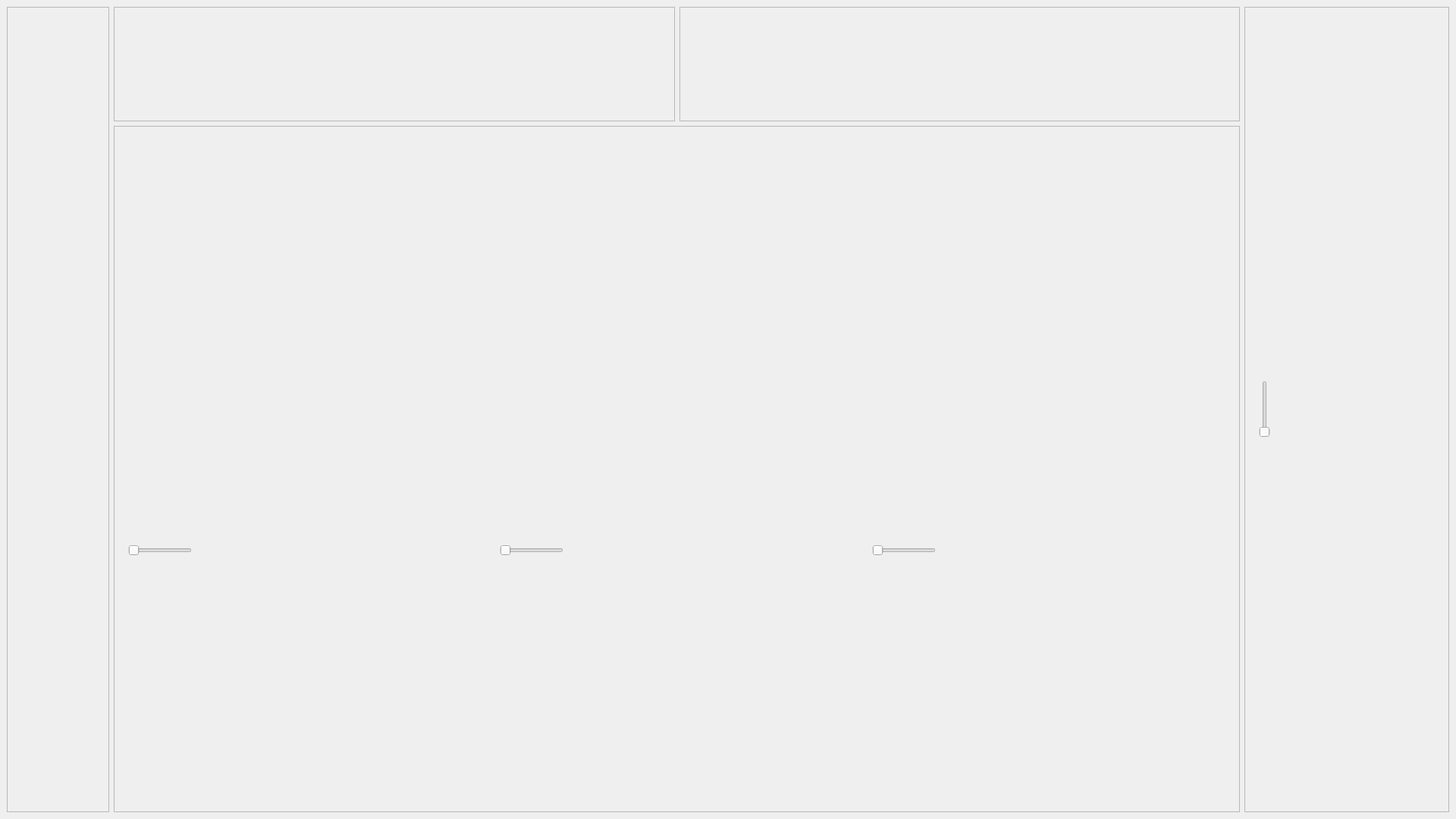
<?xml version="1.0" encoding="UTF-8"?>
<ui version="4.0">
 <class>MainWindow</class>
 <widget class="QMainWindow" name="MainWindow">
  <property name="geometry">
   <rect>
    <x>0</x>
    <y>0</y>
    <width>1920</width>
    <height>1080</height>
   </rect>
  </property>
  <property name="windowTitle">
   <string>MainWindow</string>
  </property>
  <widget class="QWidget" name="centralwidget">
   <layout class="QHBoxLayout" name="horizontalLayout_5" stretch="0">
    <item>
     <layout class="QHBoxLayout" name="horizontalLayout" stretch="1,11,2">
      <item>
       <widget class="QFrame" name="frame">
        <property name="frameShape">
         <enum>QFrame::StyledPanel</enum>
        </property>
        <property name="frameShadow">
         <enum>QFrame::Raised</enum>
        </property>
        <layout class="QHBoxLayout" name="horizontalLayout_3">
         <item>
          <widget class="hprcAlarmPanel" name="alarmPanel" native="true"/>
         </item>
        </layout>
       </widget>
      </item>
      <item>
       <layout class="QVBoxLayout" name="verticalLayout_2" stretch="1,6">
        <item>
         <layout class="QHBoxLayout" name="horizontalLayout_2">
          <item>
           <widget class="QFrame" name="uTime">
            <property name="frameShape">
             <enum>QFrame::StyledPanel</enum>
            </property>
            <property name="frameShadow">
             <enum>QFrame::Raised</enum>
            </property>
           </widget>
          </item>
          <item>
           <widget class="QFrame" name="mTime">
            <property name="frameShape">
             <enum>QFrame::StyledPanel</enum>
            </property>
            <property name="frameShadow">
             <enum>QFrame::Raised</enum>
            </property>
           </widget>
          </item>
         </layout>
        </item>
        <item>
         <widget class="QFrame" name="gaugesPanel">
          <property name="frameShape">
           <enum>QFrame::StyledPanel</enum>
          </property>
          <property name="frameShadow">
           <enum>QFrame::Raised</enum>
          </property>
          <layout class="QVBoxLayout" name="verticalLayout_3" stretch="3,2">
           <item>
            <widget class="hprcGraph" name="graphs" native="true"/>
           </item>
           <item>
            <layout class="QHBoxLayout" name="horizontalLayout_6">
             <item>
              <widget class="hprcAltitudeGauge" name="gauge3" native="true">
               <layout class="QFormLayout" name="formLayout">
                <item row="0" column="0">
                 <widget class="QSlider" name="h3">
                  <property name="orientation">
                   <enum>Qt::Horizontal</enum>
                  </property>
                 </widget>
                </item>
               </layout>
              </widget>
             </item>
             <item>
              <widget class="hprcAccelerationGauge" name="gauge1" native="true">
               <layout class="QFormLayout" name="formLayout_3">
                <item row="0" column="0">
                 <widget class="QSlider" name="h1">
                  <property name="orientation">
                   <enum>Qt::Horizontal</enum>
                  </property>
                 </widget>
                </item>
               </layout>
              </widget>
             </item>
             <item>
              <widget class="hprcVelocityGauge" name="gauge2" native="true">
               <layout class="QFormLayout" name="formLayout_2">
                <item row="0" column="0">
                 <widget class="QSlider" name="h2">
                  <property name="orientation">
                   <enum>Qt::Horizontal</enum>
                  </property>
                 </widget>
                </item>
               </layout>
              </widget>
             </item>
            </layout>
           </item>
          </layout>
         </widget>
        </item>
       </layout>
      </item>
      <item>
       <widget class="QFrame" name="timelinePanel">
        <property name="frameShape">
         <enum>QFrame::StyledPanel</enum>
        </property>
        <property name="frameShadow">
         <enum>QFrame::Raised</enum>
        </property>
        <layout class="QHBoxLayout" name="horizontalLayout_4">
         <item>
          <widget class="hprcTimeline" name="timeline" native="true">
           <layout class="QVBoxLayout" name="verticalLayout">
            <item>
             <widget class="QSlider" name="verticalSlider">
              <property name="maximumSize">
               <size>
                <width>16777215</width>
                <height>75</height>
               </size>
              </property>
              <property name="maximum">
               <number>100</number>
              </property>
              <property name="orientation">
               <enum>Qt::Vertical</enum>
              </property>
             </widget>
            </item>
           </layout>
          </widget>
         </item>
        </layout>
       </widget>
      </item>
     </layout>
    </item>
   </layout>
  </widget>
 </widget>
 <customwidgets>
  <customwidget>
   <class>hprcTimeline</class>
   <extends>QWidget</extends>
   <header>hprcdisplaywidget.h</header>
   <container>1</container>
   <slots>
    <slot>updateFilled(int)</slot>
   </slots>
  </customwidget>
  <customwidget>
   <class>hprcAltitudeGauge</class>
   <extends>QWidget</extends>
   <header>hprcdisplaywidget.h</header>
   <container>1</container>
  </customwidget>
  <customwidget>
   <class>hprcVelocityGauge</class>
   <extends>QWidget</extends>
   <header>hprcdisplaywidget.h</header>
   <container>1</container>
  </customwidget>
  <customwidget>
   <class>hprcAccelerationGauge</class>
   <extends>QWidget</extends>
   <header>hprcdisplaywidget.h</header>
   <container>1</container>
  </customwidget>
  <customwidget>
   <class>hprcGraph</class>
   <extends>QWidget</extends>
   <header>hprcdisplaywidget.h</header>
   <container>1</container>
  </customwidget>
  <customwidget>
   <class>hprcAlarmPanel</class>
   <extends>QWidget</extends>
   <header>hprcdisplaywidget.h</header>
   <container>1</container>
  </customwidget>
 </customwidgets>
 <resources/>
 <connections>
  <connection>
   <sender>verticalSlider</sender>
   <signal>valueChanged(int)</signal>
   <receiver>timeline</receiver>
   <slot>updateFilled(int)</slot>
   <hints>
    <hint type="sourcelabel">
     <x>1878</x>
     <y>65</y>
    </hint>
    <hint type="destinationlabel">
     <x>1721</x>
     <y>540</y>
    </hint>
   </hints>
  </connection>
  <connection>
   <sender>h1</sender>
   <signal>valueChanged(int)</signal>
   <receiver>gauge1</receiver>
   <slot>updateFilled(int)</slot>
   <hints>
    <hint type="sourcelabel">
     <x>701</x>
     <y>883</y>
    </hint>
    <hint type="destinationlabel">
     <x>892</x>
     <y>883</y>
    </hint>
   </hints>
  </connection>
  <connection>
   <sender>h2</sender>
   <signal>valueChanged(int)</signal>
   <receiver>gauge2</receiver>
   <slot>updateFilled(int)</slot>
   <hints>
    <hint type="sourcelabel">
     <x>1190</x>
     <y>883</y>
    </hint>
    <hint type="destinationlabel">
     <x>1380</x>
     <y>883</y>
    </hint>
   </hints>
  </connection>
  <connection>
   <sender>h3</sender>
   <signal>valueChanged(int)</signal>
   <receiver>gauge3</receiver>
   <slot>updateFilled(int)</slot>
   <hints>
    <hint type="sourcelabel">
     <x>213</x>
     <y>883</y>
    </hint>
    <hint type="destinationlabel">
     <x>403</x>
     <y>883</y>
    </hint>
   </hints>
  </connection>
 </connections>
</ui>
